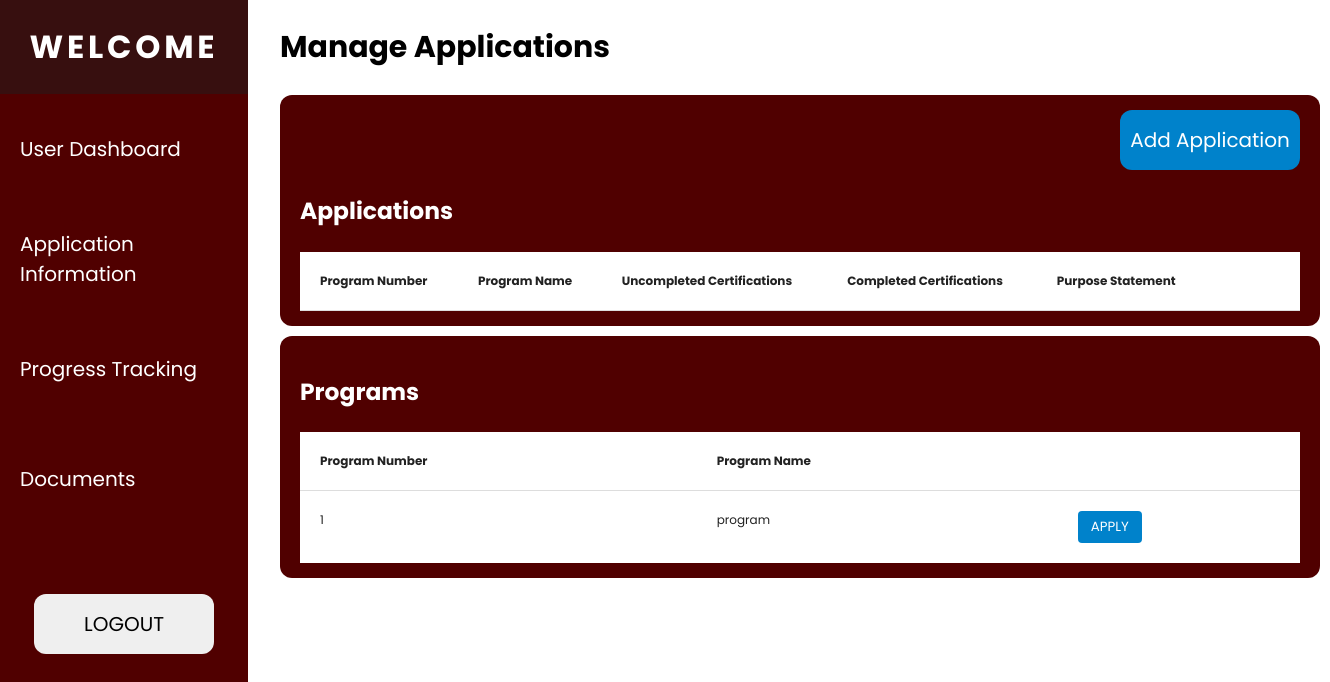
The page /pages/application_information.php (signed in) on the database as committed earlier.
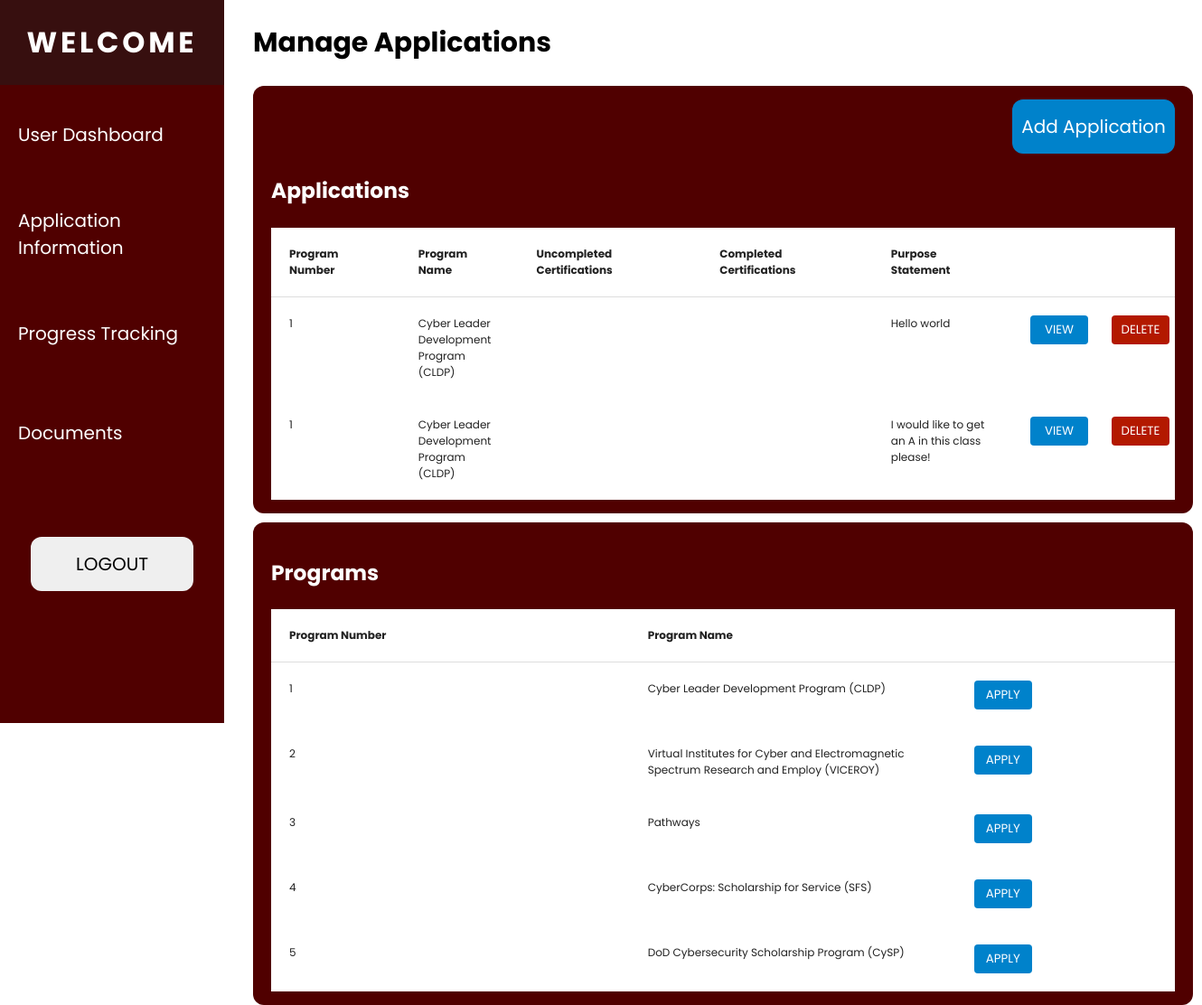
The same page on the database as committed later.
### tables this page shows
CREATE TABLE `programs` (
  `Program_Num` int(11) NOT NULL,
  `Name` varchar(255) NOT NULL,
  `Description` varchar(255) NOT NULL
);

CREATE TABLE `applications` (
  `App_Num` int(11) NOT NULL,
  `Program_Num` int(11) NOT NULL,
  `UIN` int(11) NOT NULL,
  `Uncom_Cert` varchar(255) DEFAULT NULL,
  `Com_Cert` varchar(255) DEFAULT NULL,
  `Purpose_Statement` longtext NOT NULL
);

### pages/application_information.php (the view, shortened to what this page needs)
<?php include '../assets/header.php';
include '../assets/student_navbar.php';
include_once '../includes/dbh.inc.php';
?>
<div class="main-container margin-left-280">
    <div class="header">
        <h2>Manage Applications</h2>
    </div>
    <div class="table-wrapper">
    <div class="flex flex-col align-end min-width-180">
        <button class="add-btn" id="open-app-modal">Add Application</button>
    </div>
        <h3>Applications</h3>
        <?php
            $stmt = $conn->prepare("SELECT * FROM applications WHERE UIN = ?");
            $stmt->bind_param("i", $_SESSION['user_id']);
            $stmt->execute();
            $result = $stmt->get_result();
        ?>
        <div class="table-container">
            <table id="app-table">
                <thead>
                    <tr>
                        <th>Program Number</th>
                        <th>Program Name</th>
                        <th>Uncompleted Certifications</th>
                        <th>Completed Certifications</th>
                        <th>Purpose Statement</th>
                        <th class="hidden">.</th>
                        <th class="hidden">.</th>
                    </tr>
                </thead>
                <tbody>
                    <?php
                    if(mysqli_num_rows($result) > 0) {
                        while($row = mysqli_fetch_assoc($result)) {
                            $stmt = $conn->prepare("SELECT Name FROM programs WHERE Program_Num = ?");
                            $stmt->bind_param("i", $row['Program_Num']);
                            $stmt->execute();
                            $nameResult = $stmt->get_result();
                            $data = $nameResult->fetch_assoc();
                            ?>
                            <tr>
                                <td><?php echo $row['Program_Num'] ?></td>
                                <td><?php echo $data['Name']?></td>
                                <td><?php echo $row['Uncom_Cert']; ?></td>
                                <td><?php echo $row['Com_Cert']; ?></td>
                                <td><?php echo $row['Purpose_Statement']; ?></td>
                                <td>
                                    <form action="view_application_information.php" method="POST">
                                        <button type="submit" name="view_app_btn" class="table-btn view-btn">VIEW</button>
                                    </form>
                                </td>
                                <td>
                                    <form action="../includes/process_applications.php" method="POST">
                                        <button type="submit" name="delete_app_btn" class="table-btn delete-btn">DELETE</button>
                                    </form>
                                </td>
                            </tr>
                            <?php
                        }
                    } else {
                        $_SESSION['error'] = "No applications found in the database";
                    }
                    ?>
                </tbody>
            </table>
        </div>
    </div>
    <div class="table-wrapper margin-top-10">
    <h3>Programs</h3>
        <?php
            $stmt = $conn->prepare("SELECT Program_Num,Name FROM programs ORDER BY Program_Num");
            $stmt->execute();
            $result = $stmt->get_result();
        ?>
        <div class="table-container">
            <table id="program-table">
                <thead>
                    <tr>
                        <th>Program Number</th>
                        <th>Program Name</th>
                        <th class="hidden">.</th>
                    </tr>
                </thead>
                <tbody>
                    <?php
                    if(mysqli_num_rows($result) > 0) {
                        while($row = mysqli_fetch_assoc($result)) {
                            ?>
                            <tr>
                                <td><?php echo $row['Program_Num'] ?></td>
                                <td><?php echo $row['Name']?></td>
                                <td>
                                    <form action="apply_application_information.php" method="POST">
                                        <button type="submit" name="apply_program_btn" class="table-btn view-btn">APPLY</button>
                                    </form>
                                </td>
                            </tr>
                            <?php
                        }
                    } else {
                        $_SESSION['error'] = "No programs found in the database";
                    }
                    ?>
                </tbody>
            </table>
        </div>
    </div>
</div>

Rows that differ between the two databases and show on the page:
added applications: Program_Num "1", Program_Num.Name "Cyber Leader Development Program (CLDP)", Purpose_Statement "Hello world"
added applications: Program_Num "1", Program_Num.Name "Cyber Leader Development Program (CLDP)", Purpose_Statement "I would like to get an A in this class please!"
changed programs id 1: Name "program" → "Cyber Leader Development Program (CLDP)"
added programs: Program_Num "2", Name "Virtual Institutes for Cyber and Electromagnetic Spectrum Research and Employ (VICEROY)"
added programs: Program_Num "3", Name "Pathways"
added programs: Program_Num "4", Name "CyberCorps: Scholarship for Service (SFS)"
added programs: Program_Num "5", Name "DoD Cybersecurity Scholarship Program (CySP)"
